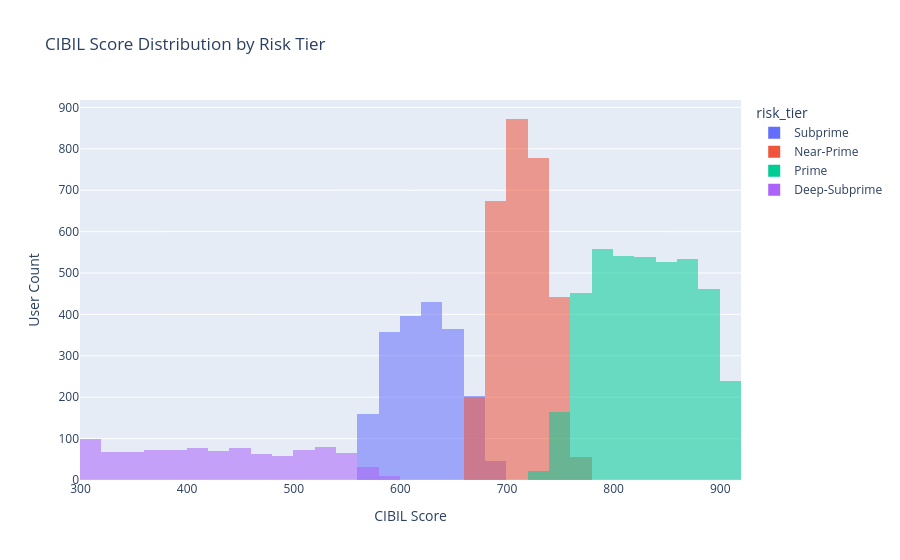
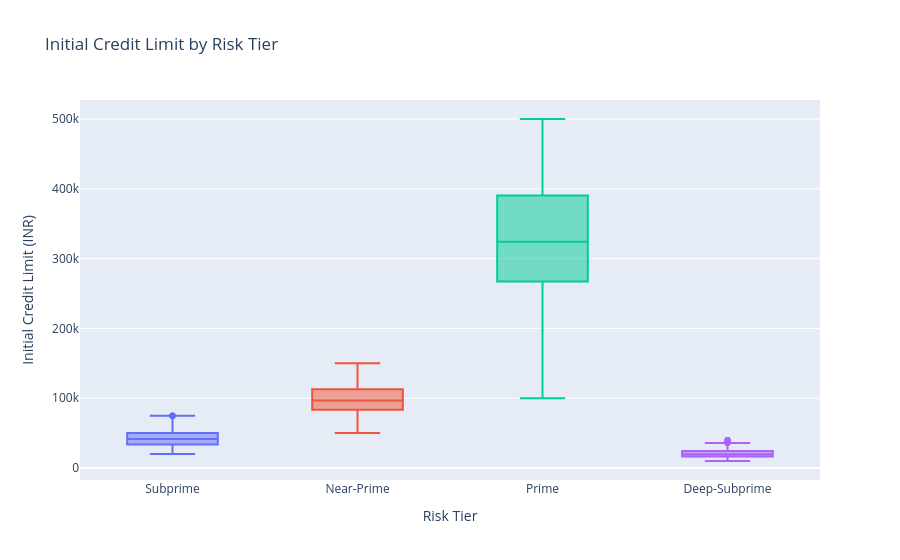
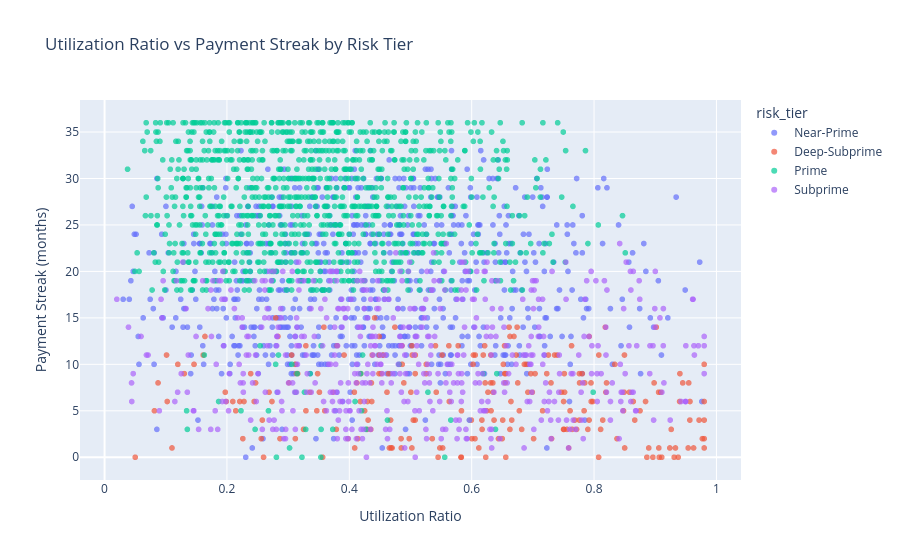

Notebook code cell kept with these figures, in order:
### Markdown cell above
## Section 2: Distribution Plots

These views show how credit quality and limits vary across risk tiers, and how utilization interacts with repayment behavior. They help confirm that the synthetic data separates risk cohorts in a believable way.

### Code cell
fig_cibil = px.histogram(
    users_df,
    x='cibil_score',
    color='risk_tier',
    opacity=0.55,
    barmode='overlay',
    nbins=40,
    title='CIBIL Score Distribution by Risk Tier',
)
fig_cibil.update_layout(xaxis_title='CIBIL Score', yaxis_title='User Count')
fig_cibil.show()

fig_limit = px.box(
    users_df,
    x='risk_tier',
    y='initial_credit_limit',
    color='risk_tier',
    title='Initial Credit Limit by Risk Tier',
)
fig_limit.update_layout(xaxis_title='Risk Tier', yaxis_title='Initial Credit Limit (INR)', showlegend=False)
fig_limit.show()

scatter_sample = users_df.sample(min(len(users_df), 2500), random_state=42)
fig_util = px.scatter(
    scatter_sample,
    x='utilization_ratio',
    y='payment_streak',
    color='risk_tier',
    opacity=0.7,
    title='Utilization Ratio vs Payment Streak by Risk Tier',
)
fig_util.update_layout(xaxis_title='Utilization Ratio', yaxis_title='Payment Streak (months)')
fig_util.show()

### Figure 1 — Plotly figure (JSON) as saved in the notebook; plotly's stock layout.template omitted (floating-point values rounded to 4 significant figures; data arrays with more than 128 entries replaced by an {"elided": "..."} marker saying what was removed)
{"data": [{"bingroup": "x", "hovertemplate": "risk_tier=Subprime<br>cibil_score=%{x}<br>count=%{y}<extra></extra>", "legendgroup": "Subprime", "marker": {"color": "#636efa", "opacity": 0.55, "pattern": {"shape": ""}}, "name": "Subprime", "nbinsx": 40, "orientation": "v", "showlegend": true, "type": "histogram", "x": {"elided": "1957 int values"}, "xaxis": "x", "yaxis": "y"}, {"bingroup": "x", "hovertemplate": "risk_tier=Near-Prime<br>cibil_score=%{x}<br>count=%{y}<extra></extra>", "legendgroup": "Near-Prime", "marker": {"color": "#EF553B", "opacity": 0.55, "pattern": {"shape": ""}}, "name": "Near-Prime", "nbinsx": 40, "orientation": "v", "showlegend": true, "type": "histogram", "x": {"elided": "3024 int values"}, "xaxis": "x", "yaxis": "y"}, {"bingroup": "x", "hovertemplate": "risk_tier=Prime<br>cibil_score=%{x}<br>count=%{y}<extra></extra>", "legendgroup": "Prime", "marker": {"color": "#00cc96", "opacity": 0.55, "pattern": {"shape": ""}}, "name": "Prime", "nbinsx": 40, "orientation": "v", "showlegend": true, "type": "histogram", "x": {"elided": "4034 int values"}, "xaxis": "x", "yaxis": "y"}, {"bingroup": "x", "hovertemplate": "risk_tier=Deep-Subprime<br>cibil_score=%{x}<br>count=%{y}<extra></extra>", "legendgroup": "Deep-Subprime", "marker": {"color": "#ab63fa", "opacity": 0.55, "pattern": {"shape": ""}}, "name": "Deep-Subprime", "nbinsx": 40, "orientation": "v", "showlegend": true, "type": "histogram", "x": {"elided": "985 int values"}, "xaxis": "x", "yaxis": "y"}], "layout": {"barmode": "overlay", "legend": {"title": {"text": "risk_tier"}, "tracegroupgap": 0}, "title": {"text": "CIBIL Score Distribution by Risk Tier"}, "xaxis": {"anchor": "y", "domain": [0.0, 1.0], "title": {"text": "CIBIL Score"}}, "yaxis": {"anchor": "x", "domain": [0.0, 1.0], "title": {"text": "User Count"}}}}

### Figure 2 — Plotly figure (JSON) as saved in the notebook; plotly's stock layout.template omitted (floating-point values rounded to 4 significant figures; data arrays with more than 128 entries replaced by an {"elided": "..."} marker saying what was removed)
{"data": [{"alignmentgroup": "True", "hovertemplate": "risk_tier=%{x}<br>initial_credit_limit=%{y}<extra></extra>", "legendgroup": "Subprime", "marker": {"color": "#636efa"}, "name": "Subprime", "notched": false, "offsetgroup": "Subprime", "orientation": "v", "showlegend": true, "type": "box", "x": {"elided": "1957 str values"}, "x0": " ", "xaxis": "x", "y": {"elided": "1957 float values"}, "y0": " ", "yaxis": "y"}, {"alignmentgroup": "True", "hovertemplate": "risk_tier=%{x}<br>initial_credit_limit=%{y}<extra></extra>", "legendgroup": "Near-Prime", "marker": {"color": "#EF553B"}, "name": "Near-Prime", "notched": false, "offsetgroup": "Near-Prime", "orientation": "v", "showlegend": true, "type": "box", "x": {"elided": "3024 str values"}, "x0": " ", "xaxis": "x", "y": {"elided": "3024 float values"}, "y0": " ", "yaxis": "y"}, {"alignmentgroup": "True", "hovertemplate": "risk_tier=%{x}<br>initial_credit_limit=%{y}<extra></extra>", "legendgroup": "Prime", "marker": {"color": "#00cc96"}, "name": "Prime", "notched": false, "offsetgroup": "Prime", "orientation": "v", "showlegend": true, "type": "box", "x": {"elided": "4034 str values"}, "x0": " ", "xaxis": "x", "y": {"elided": "4034 float values"}, "y0": " ", "yaxis": "y"}, {"alignmentgroup": "True", "hovertemplate": "risk_tier=%{x}<br>initial_credit_limit=%{y}<extra></extra>", "legendgroup": "Deep-Subprime", "marker": {"color": "#ab63fa"}, "name": "Deep-Subprime", "notched": false, "offsetgroup": "Deep-Subprime", "orientation": "v", "showlegend": true, "type": "box", "x": {"elided": "985 str values"}, "x0": " ", "xaxis": "x", "y": {"elided": "985 float values"}, "y0": " ", "yaxis": "y"}], "layout": {"boxmode": "overlay", "legend": {"title": {"text": "risk_tier"}, "tracegroupgap": 0}, "showlegend": false, "title": {"text": "Initial Credit Limit by Risk Tier"}, "xaxis": {"anchor": "y", "categoryarray": ["Subprime", "Near-Prime", "Prime", "Deep-Subprime"], "categoryorder": "array", "domain": [0.0, 1.0], "title": {"text": "Risk Tier"}}, "yaxis": {"anchor": "x", "domain": [0.0, 1.0], "title": {"text": "Initial Credit Limit (INR)"}}}}

### Figure 3 — Plotly figure (JSON) as saved in the notebook; plotly's stock layout.template omitted (floating-point values rounded to 4 significant figures; data arrays with more than 128 entries replaced by an {"elided": "..."} marker saying what was removed)
{"data": [{"hovertemplate": "risk_tier=Near-Prime<br>utilization_ratio=%{x}<br>payment_streak=%{y}<extra></extra>", "legendgroup": "Near-Prime", "marker": {"color": "#636efa", "opacity": 0.7, "symbol": "circle"}, "mode": "markers", "name": "Near-Prime", "showlegend": true, "type": "scattergl", "x": {"elided": "725 float values"}, "xaxis": "x", "y": {"elided": "725 int values"}, "yaxis": "y"}, {"hovertemplate": "risk_tier=Deep-Subprime<br>utilization_ratio=%{x}<br>payment_streak=%{y}<extra></extra>", "legendgroup": "Deep-Subprime", "marker": {"color": "#EF553B", "opacity": 0.7, "symbol": "circle"}, "mode": "markers", "name": "Deep-Subprime", "showlegend": true, "type": "scattergl", "x": {"elided": "235 float values"}, "xaxis": "x", "y": {"elided": "235 int values"}, "yaxis": "y"}, {"hovertemplate": "risk_tier=Prime<br>utilization_ratio=%{x}<br>payment_streak=%{y}<extra></extra>", "legendgroup": "Prime", "marker": {"color": "#00cc96", "opacity": 0.7, "symbol": "circle"}, "mode": "markers", "name": "Prime", "showlegend": true, "type": "scattergl", "x": {"elided": "1050 float values"}, "xaxis": "x", "y": {"elided": "1050 int values"}, "yaxis": "y"}, {"hovertemplate": "risk_tier=Subprime<br>utilization_ratio=%{x}<br>payment_streak=%{y}<extra></extra>", "legendgroup": "Subprime", "marker": {"color": "#ab63fa", "opacity": 0.7, "symbol": "circle"}, "mode": "markers", "name": "Subprime", "showlegend": true, "type": "scattergl", "x": {"elided": "490 float values"}, "xaxis": "x", "y": {"elided": "490 int values"}, "yaxis": "y"}], "layout": {"legend": {"title": {"text": "risk_tier"}, "tracegroupgap": 0}, "title": {"text": "Utilization Ratio vs Payment Streak by Risk Tier"}, "xaxis": {"anchor": "y", "domain": [0.0, 1.0], "title": {"text": "Utilization Ratio"}}, "yaxis": {"anchor": "x", "domain": [0.0, 1.0], "title": {"text": "Payment Streak (months)"}}}}
